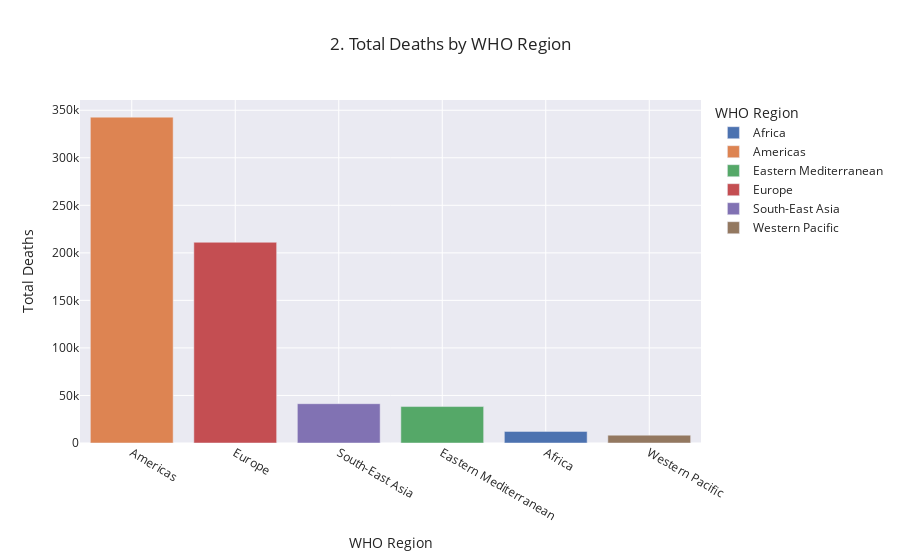

This figure's notebook cell:
### Markdown cell above
BAR CHART - Total Deaths by WHO Region

### Code cell
## ANALYSIS 2: BAR CHART - Total Deaths by WHO Region
if not df.empty:
    #df.empty: True if DataFrame is empty (no items), else False.
    #not df.empty: True if DataFrame has items, else False.
    #if not df.empty: Proceed only if DataFrame has data.
    #This checking avoids errors like: AttributeError or Key Error in the case the Data Frame was
    #loaded wrong
    
    # Group data by WHO Region and calculate the sum of 'Deaths'
    regional_deaths = df.groupby('WHO Region')['Deaths'].sum().reset_index()

    # Create an interactive bar chart
    #Bar Chart in Spanish: Gráfico de barras
    fig2 = px.bar(
        regional_deaths,
        x='WHO Region',
        y='Deaths',
        color='WHO Region',
        title='2. Total Deaths by WHO Region',
        labels={'Deaths': 'Total Deaths', 'WHO Region': 'WHO Region'},
        #label in Spanish: Etiqueta
        #Label function gives a name to each axis
        template='seaborn'
        #template in Spanish: Plantilla
        #Templates:
        #plotly_white: White background with gridlines
        #ggplot2: Similar to ggplot2 style in R
        #seaborn: Similar to seaborn style in Pythonm // Fancier (?)

    )

    # Sort the bars in descending order by 'Deaths'
    fig2.update_layout(
        xaxis={'categoryorder':'total descending'}
    )

    fig2.show()

### Figure 1 — Plotly figure (JSON) as saved in the notebook; plotly's stock layout.template omitted (floating-point values rounded to 4 significant figures)
{"data": [{"alignmentgroup": "True", "hovertemplate": "WHO Region=%{x}<br>Total Deaths=%{y}<extra></extra>", "legendgroup": "Africa", "marker": {"color": "rgb(76,114,176)", "pattern": {"shape": ""}}, "name": "Africa", "offsetgroup": "Africa", "orientation": "v", "showlegend": true, "textposition": "auto", "type": "bar", "x": ["Africa"], "xaxis": "x", "y": [12223], "yaxis": "y"}, {"alignmentgroup": "True", "hovertemplate": "WHO Region=%{x}<br>Total Deaths=%{y}<extra></extra>", "legendgroup": "Americas", "marker": {"color": "rgb(221,132,82)", "pattern": {"shape": ""}}, "name": "Americas", "offsetgroup": "Americas", "orientation": "v", "showlegend": true, "textposition": "auto", "type": "bar", "x": ["Americas"], "xaxis": "x", "y": [342732], "yaxis": "y"}, {"alignmentgroup": "True", "hovertemplate": "WHO Region=%{x}<br>Total Deaths=%{y}<extra></extra>", "legendgroup": "Eastern Mediterranean", "marker": {"color": "rgb(85,168,104)", "pattern": {"shape": ""}}, "name": "Eastern Mediterranean", "offsetgroup": "Eastern Mediterranean", "orientation": "v", "showlegend": true, "textposition": "auto", "type": "bar", "x": ["Eastern Mediterranean"], "xaxis": "x", "y": [38339], "yaxis": "y"}, {"alignmentgroup": "True", "hovertemplate": "WHO Region=%{x}<br>Total Deaths=%{y}<extra></extra>", "legendgroup": "Europe", "marker": {"color": "rgb(196,78,82)", "pattern": {"shape": ""}}, "name": "Europe", "offsetgroup": "Europe", "orientation": "v", "showlegend": true, "textposition": "auto", "type": "bar", "x": ["Europe"], "xaxis": "x", "y": [211144], "yaxis": "y"}, {"alignmentgroup": "True", "hovertemplate": "WHO Region=%{x}<br>Total Deaths=%{y}<extra></extra>", "legendgroup": "South-East Asia", "marker": {"color": "rgb(129,114,179)", "pattern": {"shape": ""}}, "name": "South-East Asia", "offsetgroup": "South-East Asia", "orientation": "v", "showlegend": true, "textposition": "auto", "type": "bar", "x": ["South-East Asia"], "xaxis": "x", "y": [41349], "yaxis": "y"}, {"alignmentgroup": "True", "hovertemplate": "WHO Region=%{x}<br>Total Deaths=%{y}<extra></extra>", "legendgroup": "Western Pacific", "marker": {"color": "rgb(147,120,96)", "pattern": {"shape": ""}}, "name": "Western Pacific", "offsetgroup": "Western Pacific", "orientation": "v", "showlegend": true, "textposition": "auto", "type": "bar", "x": ["Western Pacific"], "xaxis": "x", "y": [8249], "yaxis": "y"}], "layout": {"barmode": "relative", "legend": {"title": {"text": "WHO Region"}, "tracegroupgap": 0}, "title": {"text": "2. Total Deaths by WHO Region"}, "xaxis": {"anchor": "y", "categoryarray": ["Africa", "Americas", "Eastern Mediterranean", "Europe", "South-East Asia", "Western Pacific"], "categoryorder": "total descending", "domain": [0, 1], "title": {"text": "WHO Region"}}, "yaxis": {"anchor": "x", "domain": [0, 1], "title": {"text": "Total Deaths"}}}}
